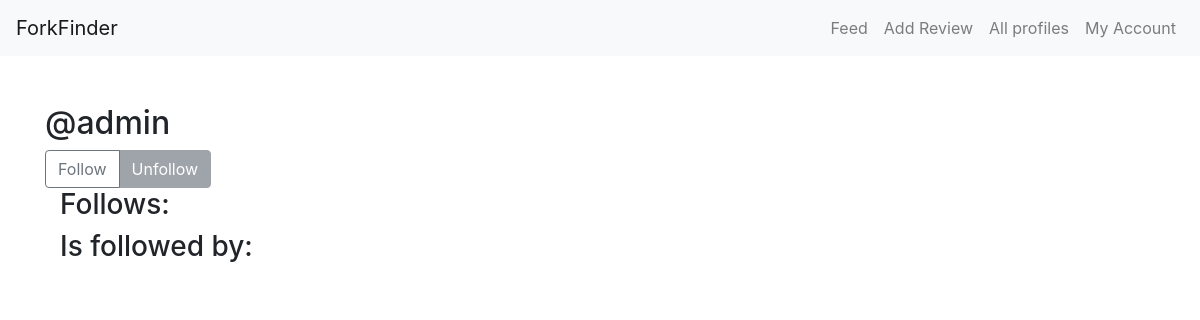
The page /profile/4 on the database as committed earlier.
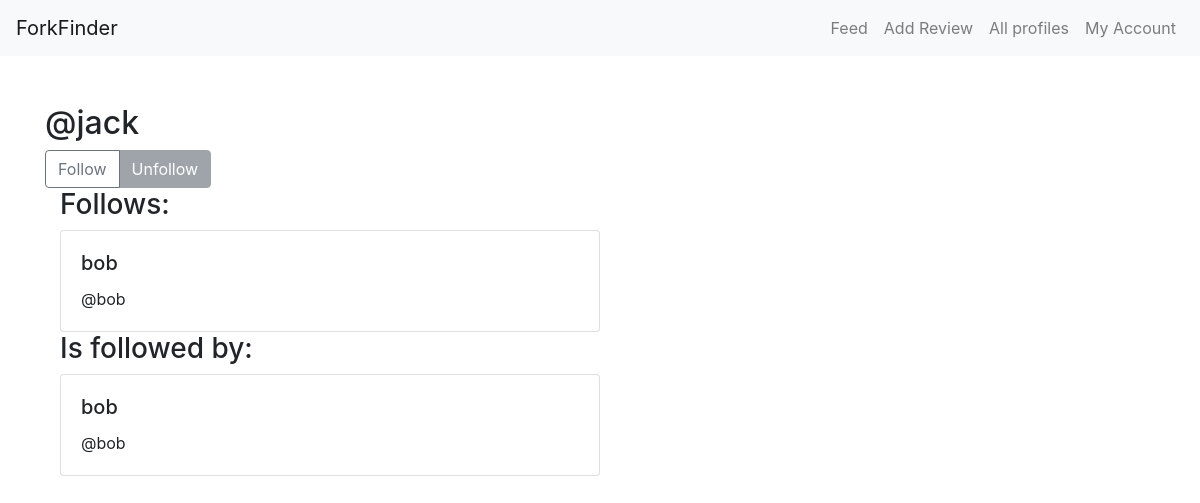
The same page on the database as committed later.
### core/models.py (models this page shows, shortened)
class Profile(models.Model):
    user = models.OneToOneField(User, on_delete=models.CASCADE)
    follows = models.ManyToManyField(
        "self",
        related_name="followed_by",
        symmetrical=False,
        blank=True
    )

### core/views.py (the view, shortened to what this page needs)
# urls.py: path("profile/<int:pk>", profile_view, name="profile"),
def profile_view(request,pk):
    profile = Profile.objects.get(pk=pk)
    return render(request, "profile.html", {"profile": profile})

### templates/profile.html (shortened to what this page needs)
{% extends "base.html" %}
{% block content %}
<h2>@{{ profile.user.username }}</h2>
<form method="post">
    <div class="btn-group" role="group" aria-label="Basic example">
        {% if profile in user.profile.follows.all %}
            <button type="button" class="btn btn-outline-secondary" disabled>Follow</button>
            <button type="submit" class="btn btn-secondary" name="follow" value="unfollow">Unfollow</button>
        {% else %}
            <button type="submit" class="btn btn-outline-secondary" name="follow" value="follow">Follow</button>
            <button type="button" class="btn btn-secondary" disabled>Unfollow</button>
        {% endif %}
    </div>
</form>
<div class="container">
    <h3>Follows:</h3>
    {% for following in profile.follows.all %}
        <div class="card w-50">
            <div class="card-body">
                <h5 class="card-title">{{ following.user.username }}</h5>
                <p class="card-text">@{{ following.user.username|lower }}</p>
            </div>
        </div>
    {% endfor %}
</div>
<div class="container">
    <h3>Is followed by:</h3>
    {% for followed_by in profile.followed_by.all %}
        <div class="card w-50">
            <div class="card-body">
                <h5 class="card-title">{{ followed_by.user.username }}</h5>
                <p class="card-text">@{{ followed_by.user.username|lower }}</p>
            </div>
        </div>
    {% endfor %}
</div>
{% endblock %}

Rows that differ between the two databases and show on the page:
changed Profile: user.username "admin" → "jack"
now on this page (row edited): Profile: user.username "bob"
